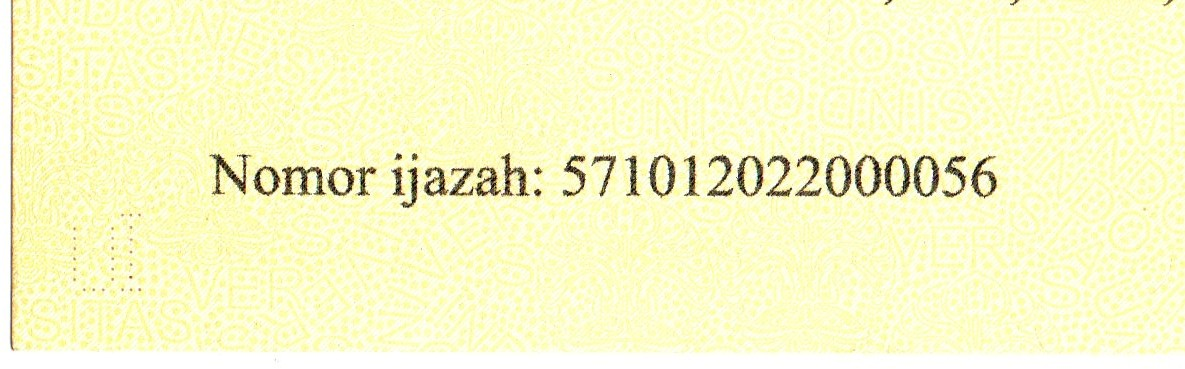
#> input picture CITRA DIGITAL5/01_HighQuality_Enhanced (1).jpg, 1185 x 369 px; its folder holds only this picture in this run
$ python image_enhancement.py
#> lines starting #> are read from the running program, lines starting #| are printed output that depends on the picture
import cv2
import numpy as np
from pathlib import Path


# ==============================
# FOLDER
# ==============================

INPUT_FOLDER = Path(".")
OUTPUT_FOLDER = Path("hasil")

GRAY_FOLDER = OUTPUT_FOLDER / "grayscale"
MEAN_FOLDER = OUTPUT_FOLDER / "mean"
MEDIAN_FOLDER = OUTPUT_FOLDER / "median"
GAUSSIAN_FOLDER = OUTPUT_FOLDER / "gaussian"
SHARPENING_FOLDER = OUTPUT_FOLDER / "sharpening"
COMPARISON_FOLDER = OUTPUT_FOLDER / "perbandingan"


# ==============================
# MEMBUAT FOLDER JIKA BELUM ADA
# ==============================
for folder in [GRAY_FOLDER, MEAN_FOLDER, MEDIAN_FOLDER, GAUSSIAN_FOLDER, SHARPENING_FOLDER, COMPARISON_FOLDER]:
    folder.mkdir(parents=True, exist_ok=True)


# ==============================
# MENCARI SEMUA CITRA
# ==============================
extensions = ["*.jpg", "*.jpeg", "*.png", "*.bmp"]
image_files = []
for ext in extensions:
    image_files.extend(INPUT_FOLDER.glob(ext))
image_files = sorted(image_files)

if not image_files:
    print("Tidak ada citra yang ditemukan di direktori proyek!")
    exit()

print("=" * 60)
print("ENHANCEMENT CITRA UNTUK OCR (LAYOUT GRID 2x3 WORD-FRIENDLY)")
print("=" * 60)
print(f"Jumlah citra: {len(image_files)}\n")


# ==============================
# PROSES SETIAP CITRA
# ==============================
for image_path in image_files:
    print(f"Memproses: {image_path.name}")

    image = cv2.imread(str(image_path))
#> image is the input picture: shape (369, 1185, 3); mean B, G, R 200.2, 248.5, 248.7
    if image is None:
        print(f"  Gagal membaca: {image_path.name}")
        continue

    # 1. Grayscale
    gray = cv2.cvtColor(image, cv2.COLOR_BGR2GRAY)
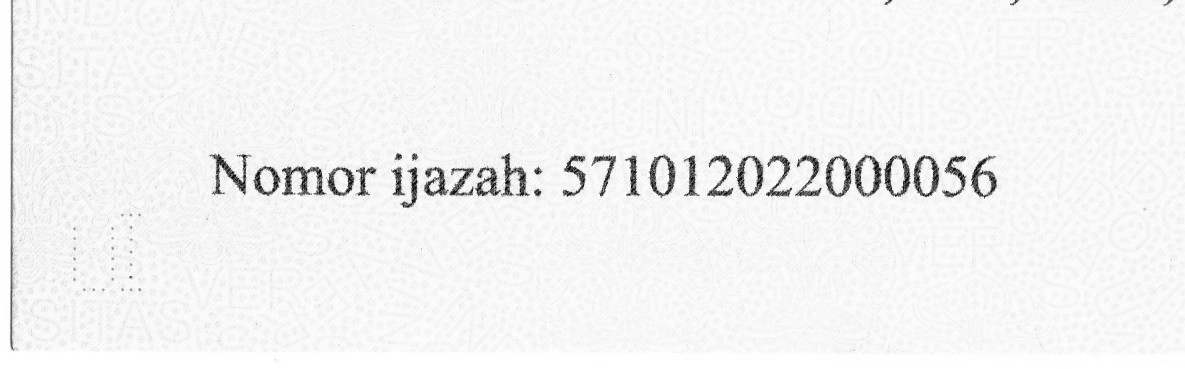
#> gray: shape (369, 1185); min 1, max 255, mean 243

    # 2. Mean Filter
    mean_filter = cv2.blur(gray, (3, 3))

    # 3. Median Filter
    median_filter = cv2.medianBlur(gray, 3)

    # 4. Gaussian Filter
    gaussian_filter = cv2.GaussianBlur(gray, (3, 3), 0)

    # 5. Sharpening
    kernel_sharpening = np.array([[0, -1, 0], [-1, 5, -1], [0, -1, 0]])
    sharpening = cv2.filter2D(gray, -1, kernel_sharpening)

    filename = image_path.stem + ".png"

    # Simpan file satuan
    cv2.imwrite(str(GRAY_FOLDER / filename), gray)
    cv2.imwrite(str(MEAN_FOLDER / filename), mean_filter)
    cv2.imwrite(str(MEDIAN_FOLDER / filename), median_filter)
    cv2.imwrite(str(GAUSSIAN_FOLDER / filename), gaussian_filter)
    cv2.imwrite(str(SHARPENING_FOLDER / filename), sharpening)

    # ==========================================================
    # 6. MODEL PERBANDINGAN: GRID 2 KOLOM x 3 BARIS (COCOK DI WORD)
    # ==========================================================

    # Ubah semua ke BGR
    orig_bgr = image.copy()
    gray_bgr = cv2.cvtColor(gray, cv2.COLOR_GRAY2BGR)
    mean_bgr = cv2.cvtColor(mean_filter, cv2.COLOR_GRAY2BGR)
    median_bgr = cv2.cvtColor(median_filter, cv2.COLOR_GRAY2BGR)
    gauss_bgr = cv2.cvtColor(gaussian_filter, cv2.COLOR_GRAY2BGR)
    sharp_bgr = cv2.cvtColor(sharpening, cv2.COLOR_GRAY2BGR)

    # Lebar panel disesuaikan agar pas di dokumen Word (tidak terlalu besar/kecil)
    panel_width = 400

    def resize_by_width(img, target_w):
#> called with target_w = 400
        h = int(img.shape[0] * target_w / img.shape[1])
#> h = 124
        return cv2.resize(img, (target_w, h))

    orig_bgr = resize_by_width(orig_bgr, panel_width)
    gray_bgr = resize_by_width(gray_bgr, panel_width)
    mean_bgr = resize_by_width(mean_bgr, panel_width)
    median_bgr = resize_by_width(median_bgr, panel_width)
    gauss_bgr = resize_by_width(gauss_bgr, panel_width)
    sharp_bgr = resize_by_width(sharp_bgr, panel_width)

    # Fungsi untuk memberi judul/label di atas gambar
    def add_top_label(img, text):
#> called with text = '1. Original'
        label_h = 35
        canvas = cv2.copyMakeBorder(img, label_h, 0, 0, 0, cv2.BORDER_CONSTANT, value=(30, 30, 30))
        font = cv2.FONT_HERSHEY_SIMPLEX
        scale = 0.6
        thick = 2
        (tw, th), _ = cv2.getTextSize(text, font, scale, thick)
        tx = (canvas.shape[1] - tw) // 2
#> tx = 150
        ty = 24
        cv2.putText(canvas, text, (tx, ty), font, scale, (255, 255, 255), thick, cv2.LINE_AA)
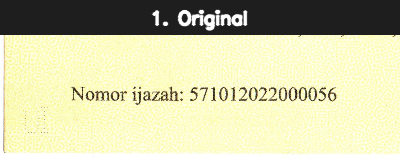
#> canvas: shape (159, 400, 3); mean B, G, R 165.3, 203, 203.2
        return canvas

    orig_labeled = add_top_label(orig_bgr, "1. Original")
    gray_labeled = add_top_label(gray_bgr, "2. Grayscale")
#> call 2 of add_top_label, with text = '2. Grayscale'
#> in add_top_label (call 2), `canvas = cv2.copyMakeBorder(img, label_h, 0, 0, 0, cv2.BORDER_CONSTANT..`:
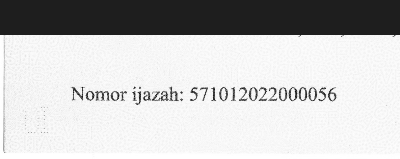
#> canvas: shape (159, 400, 3); min 16, max 255, mean 196.1
    mean_labeled = add_top_label(mean_bgr, "3. Mean Filter")
    median_labeled = add_top_label(median_bgr, "4. Median Filter")
    gauss_labeled = add_top_label(gauss_bgr, "5. Gaussian Filter")
    sharp_labeled = add_top_label(sharp_bgr, "6. Sharpening")
#> in add_top_label (call 6), `cv2.putText(canvas, text, (tx, ty), font, scale, (255, 255, 255), thic..`:
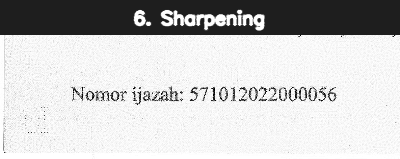
#> canvas: shape (159, 400, 3); min 0, max 255, mean 199.6

    # Menyamakan tinggi gambar per baris agar rapi saat digabung
    def make_pair(img_left, img_right):
        h_max = max(img_left.shape[0], img_right.shape[0])
#> h_max = 159
        def pad_h(img, target_h):
#> called with target_h = 159
            dh = target_h - img.shape[0]
#> dh = 0
            if dh > 0:
                return cv2.copyMakeBorder(img, 0, dh, 0, 0, cv2.BORDER_CONSTANT, value=(255, 255, 255))
            return img

        l_padded = pad_h(img_left, h_max)
        r_padded = pad_h(img_right, h_max)

        # Jarak pemisah vertikal antar kolom (15 pixel warna abu-abu terang)
        gap_col = np.ones((h_max, 15, 3), dtype=np.uint8) * 220
        return cv2.hconcat([l_padded, gap_col, r_padded])
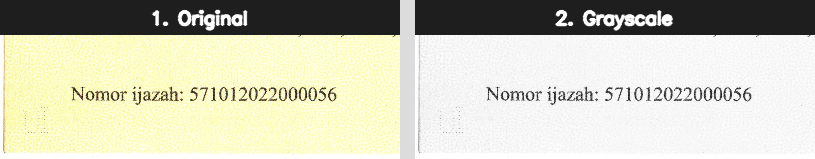
#> returned value: shape (159, 815, 3); mean of channels 0, 1, 2 183.1, 201.6, 201.7; drawn as B, G, R

    row1 = make_pair(orig_labeled, gray_labeled)
    row2 = make_pair(mean_labeled, median_labeled)
    row3 = make_pair(gauss_labeled, sharp_labeled)
#> in make_pair (call 3), `return cv2.hconcat([l_padded, gap_col, r_padded])`:
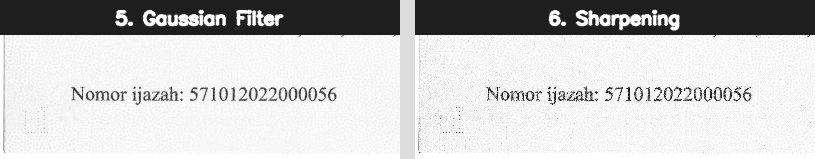
#> returned value: shape (159, 815, 3); min 0, max 255, mean 200.6

    # Menyamakan lebar antar baris jika ada selisih sedikit
    w_max = max(row1.shape[1], row2.shape[1], row3.shape[1])
#> w_max = 815
    def pad_w(img, target_w):
#> called with target_w = 815
        dw = target_w - img.shape[1]
#> dw = 0
        if dw > 0:
            return cv2.copyMakeBorder(img, 0, 0, 0, dw, cv2.BORDER_CONSTANT, value=(255, 255, 255))
        return img

    row1 = pad_w(row1, w_max)
    row2 = pad_w(row2, w_max)
    row3 = pad_w(row3, w_max)

    # Jarak pemisah horizontal antar baris (20 pixel)
    gap_row = np.ones((20, w_max, 3), dtype=np.uint8) * 220

    # Gabungkan menjadi grid vertikal (Baris 1 -> Jarak -> Baris 2 -> Jarak -> Baris 3)
    comparison_grid = cv2.vconcat([row1, gap_row, row2, gap_row, row3])
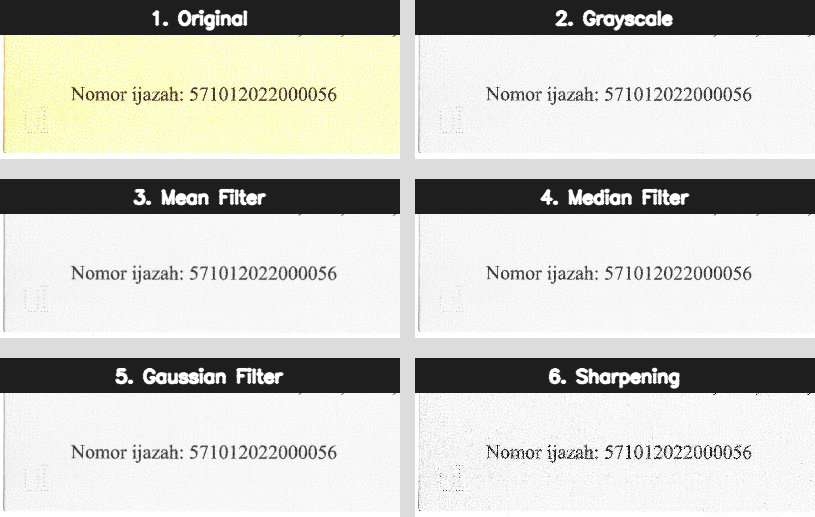
#> comparison_grid: shape (517, 815, 3); mean B, G, R 196.7, 202.4, 202.4

    # Simpan hasil perbandingan baru ke folder
    cv2.imwrite(str(COMPARISON_FOLDER / filename), comparison_grid)

    print("  ✓ Selesai diproses & digrid 2x3.")

print("\n" + "=" * 60)
print("SELESAI. Model perbandingan kini berbentuk Grid 2x3 (Sangat rapi di Word).")
print("=" * 60)
